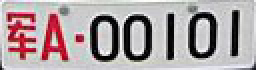
%> input picture bigWork/photo/I/军A00101.jpg, 128 x 35 px (shown 2 times larger)
$ octave A00101.m   (GNU Octave 9; MATLAB toolbox functions it lacks are replaced by stand-ins)
%> lines starting %> are read from the running program, lines starting %| are printed output that depends on the picture; in (x1, y1, x2, y2) boxes, pixels count from 0 and x2, y2 are one past the last pixel; in counts of white or black regions, pixels touching at a corner belong together; the program's own positions count from 1
### bigWork/I/remove_sx_border.m
%%%%%%%%%%%%%%%%%%%%%%%%%%%%%%%%%
%%%%%%目的:去掉上下边框和铆钉（统计跳变次数）
%%%%%%     铆钉所在行有6次像素跳变（2个铆钉4次+左右边框2次）
%%%%%%     字符所在行至少16次跳变（7个字符至少14次+左右边框2次
%%%%%%%%%%%%%%%%%%%%%%%%%%%%%%%%%
function out = remove_sx_border(I)

% 前一列减后一列,即利用差值寻找跳变处
diff_row = diff(I,1,2);
% 统计每行的插值和，即定位行，在垂直方向上查找
diff_row_sum = sum(abs(diff_row), 2);
rows = size(I,1);

%%% 定位行的起始位置(从1/3处先上扫描行)
srow = ceil(rows*(1/3));
j = srow;
for i=1:srow
    if diff_row_sum(j,1)<10
        plate.rowa = j;
        break;
    end
    % 向上扫描
    j = srow-i;
end
%%% 定位行的结束位置(从2/3处先下扫描行)
for i=2*srow:size(diff_row_sum,1)
    if diff_row_sum(i,1)<10
        plate.rowb = i;
        break;
    end
end
% 切割图像去除
out = I(plate.rowa:plate.rowb, :);

### bigWork/II/remove_zy_border.m
%%%%%%%%%%%%%%%%%%%%%%%%%%%%%%%%%%%%%%%%%%%%%%%%%%%%%%%%%%%%%%%%%%%%%%%%
%%%%%% 去除左右边框（投影法）
%%%%%% 定位列，删除左右边框
%%%%%% 判断元素和，是否为0,为0则说明此列无边框点
%%%%%%%%%%%%%%%%%%%%%%%%%%%%%%%%%%%%%%%%%%%%%%%%%%%%%%%%%%%%%%%%%%%%%%%%

function out=remove_zy_border(I)
% 统计每一列的元素之和,即水平方向上寻找
plate_projection_v = sum(I,1);
% 从第一列开始找，直到列元素和为0，即非边框处
for i=1:size(plate_projection_v, 2)
    if plate_projection_v(1,i) == 0
        plate.cola = i;
        break;
    end
end
% 从最后往前找，直到列元素和为0，即非边框处
for i=1:size(plate_projection_v, 2)
    j = size(plate_projection_v, 2) - i + 1;
    if plate_projection_v(1,j) == 0
        plate.colb = j;
        break;
    end
end
out = I(:,plate.cola:plate.colb);

### bigWork/I/remove_zy_null.m
%%%%%%%%%%%%%%%%%%%%%%%%%%%%%%%%%%%%%%%%%%%%%%%%%%%%%%%%%%%%%%%%%%%%%%%%
%%%%%% 去除字符左右背景（投影法）
%%%%%% 保证边框去除的情况下，可以通过找左右两边的字符边界来去除左右两边的空白
%%%%%%%%%%%%%%%%%%%%%%%%%%%%%%%%%%%%%%%%%%%%%%%%%%%%%%%%%%%%%%%%%%%%%%%%
function out = remove_zy_null(I)

% 统计每一列的元素之和,即水平方向上寻找
ppv1 = sum(I,1);
columns = size(ppv1, 2);
% 从左往右找
for i=1:columns
    if ppv1(1,i) ~= 0
        pl.cola = i;
        break;
    end
end
 % 从右往左找
for i=1:columns
    j = columns - i + 1;
    if ppv1(1,j) ~= 0
        pl.colb = j;
        break;
    end
end
out = I(:,pl.cola:pl.colb);

### bigWork/I/A00101.m

clc;clear;
%%%%%%%%%%%%%%%%%%%%%%%%%%%%%%%%%%%%%%
% 1.预处理 灰度化->反转->二值->去除孤立噪音
%%%%%%%%%%%%%%%%%%%%%%%%%%%%%%%%%%%%%%
img = imread("../photo/I/军A00101.jpg");
%> img is the input picture: size 35x128x3 uint8; mean R, G, B 173.2, 161.1, 163.1
subplot(331);imshow(img);title('原始图像');
% 灰度化处理 得到一个维度的值即可分析出总体的特征
I = rgb2gray(img);
% 图像反转
I = 255- I;
subplot(332);imshow(I);title('灰度图像');
I1 = imbinarize(I,0.62);
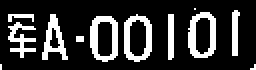
%> I1: size 35x128 logical (shown 2 times larger); 20.7% white; 12 white regions (4 under 20 px), largest, box (x1, y1, x2, y2) and area: (45, 8, 59, 31) 169, (94, 6, 108, 29) 167, (62, 7, 76, 31) 162
subplot(333);imshow(I1);title('二值图像');
% 去除孤立节点
I2 = bwareaopen(I1,20);
subplot(334);imshow(I2);title('去除孤立噪声');

% 2.去掉上下边框和铆钉（统计跳变次数）
% I3=remove_extra_region(I2);
% subplot(335);imshow(I3);title('去除车牌以外的区域');
I4 = remove_sx_border(I2);
%> in remove_sx_border, `diff_row = diff(I,1,2);`:
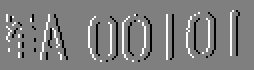
%> diff_row: size 35x127 double (shown 2 times larger); min -1, max 1, mean 0; drawn with min black and max white
%> in remove_sx_border, `diff_row_sum = sum(abs(diff_row), 2);`: diff_row_sum = 35 values, max 24 at index 15, min 0 at index 1, mean 13.37
%> after the loop in remove_sx_border, `for i=1:srow`: plate = {rowa 7}
%> after the loop in remove_sx_border, `for i=2*srow:size(diff_row_sum,1)`: plate = {rowa 7, rowb 31}
%> in remove_sx_border, `out = I(plate.rowa:plate.rowb, :);`:
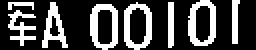
%> out: size 25x128 logical (shown 2 times larger); 28.3% white; 8 white regions, largest, box (x1, y1, x2, y2) and area: (45, 2, 59, 25) 169, (94, 0, 108, 23) 167, (62, 1, 76, 25) 162
subplot(336);imshow(I4);title('去除上下边框和铆钉')

% 4.去除左右边框（投影法）
I5 = remove_zy_border(I4);
%> in remove_zy_border, `plate_projection_v = sum(I,1);`: plate_projection_v = 128 values, max 23 at index 85, min 0 at index 1, mean 7.07
%> after the loop in remove_zy_border, `for i=1:size(plate_projection_v, 2)`: plate = {cola 1}
%> after the loop in remove_zy_border, `for i=1:size(plate_projection_v, 2)`: plate = {cola 1, colb 128}
subplot(337);imshow(I5);title('去除左右边框');

% % 5.去除字符左右背景（投影法）
I6 = remove_zy_null(I5);
%> in remove_zy_null, `ppv1 = sum(I,1);`: ppv1 has the same summary as plate_projection_v in remove_zy_border
%> after the loop in remove_zy_null, `for i=1:columns`: pl = {cola 5}
%> after the loop in remove_zy_null, `for i=1:columns`: pl = {cola 5, colb 120}
%> in remove_zy_null, `out = I(:,pl.cola:pl.colb);`:
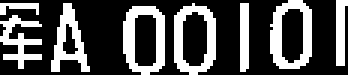
%> out: size 25x116 logical (shown 3 times larger); 31.2% white; 8 white regions, largest, box (x1, y1, x2, y2) and area: (41, 2, 55, 25) 169, (90, 0, 104, 23) 167, (58, 1, 72, 25) 162
I6(:,size(I6,2):size(I6,2)+5) = 0;
subplot(338);imshow(I6);title('字符车牌');
%> after `imshow(I6)`:
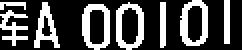
%> displayed picture: size 25x121 logical (shown 2 times larger); 29.9% white; 8 white regions, largest, box (x1, y1, x2, y2) and area: (41, 2, 55, 25) 169, (90, 0, 104, 23) 167, (58, 1, 72, 25) 162


%%%%%%%%%%%%%%%%%%%%%%%%%%%%%%%%%%%%%%%%%%%%%%%%%%%%%%%%%%%%%%%%%%%%%%%%
%%%%%% 6.分割字符（垂直投影法）
%%%%%%%%%%%%%%%%%%%%%%%%%%%%%%%%%%%%%%%%%%%%%%%%%%%%%%%%%%%%%%%%%%%%%%%%
[height, width] = size(I6);
%> height = 25; width = 121
Cwidth = width*46/409;  % 单一字符宽度
%> Cwidth = 13.61
Cspace = width*10/409;  % 字符间距
%> Cspace = 2.96
SecThspace = width*34/409;  % 第二个和第三个字符间距
%> SecThspace = 10.06
projection = sum(I6, 1);
%> projection = 121 values, max 23 at index 81, min 0 at index 15, mean 7.46
%> this loop made 7 passes; what is shown inside it comes from the first
subplot(339);stem(projection,'.',...
    'MarkerFaceColor','w',...
    'MarkerEdgeColor','w');
title('字符垂直方向投影');
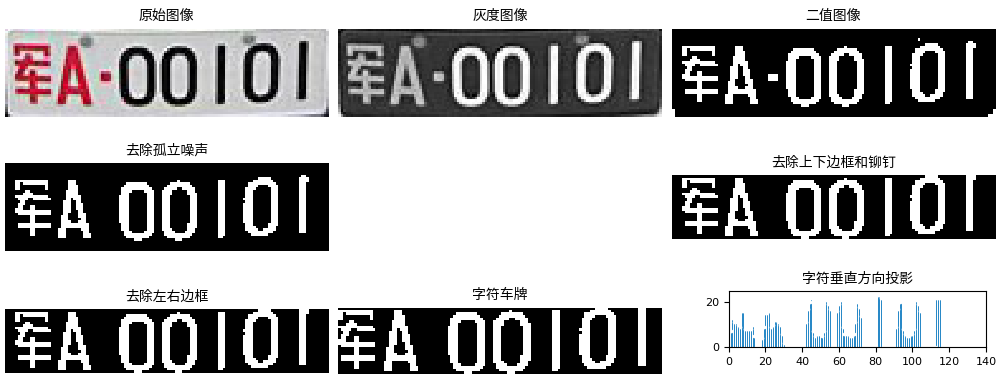
%> figure redrawn from the program's plot data, 8 panels


figure;
for i=1:7
    if i == 1
        k = uint8(floor(width - Cwidth)); % 切换到最后一个字符起始列
%> k = 107
    else  % 自右向左逐列扫描
        k = uint8(floor(k - Cwidth - Cspace)); % 切换字符的起始列
    end

    % 对特殊情况置一处理
    if k <= 0
        k=1;
    end

    % 取当前字符
    fprintf("第%d字符起始列的大概位置:%d \n", i,k);
%| 第1字符起始列的大概位置:107
    fprintf("列投影值:%d \n", projection(1, k));
%| 列投影值:0
    character = I6(:, k:ceil(k+Cwidth));
    subplot(178-i);imshow(character);
    % 第二个和第三个字符之间的空格特殊处理
    if i == 5
        k = k - SecThspace + Cspace;
    end
end
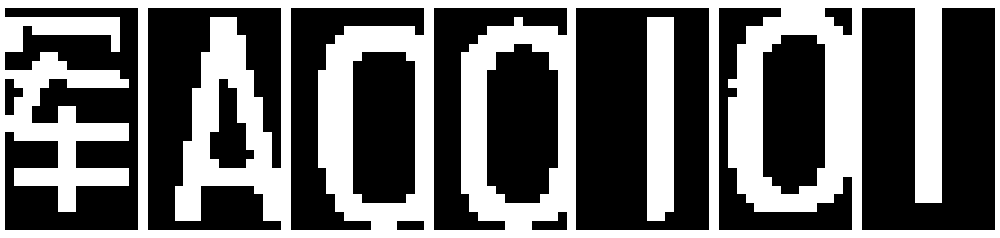
%> figure redrawn from the program's plot data, 7 panels
